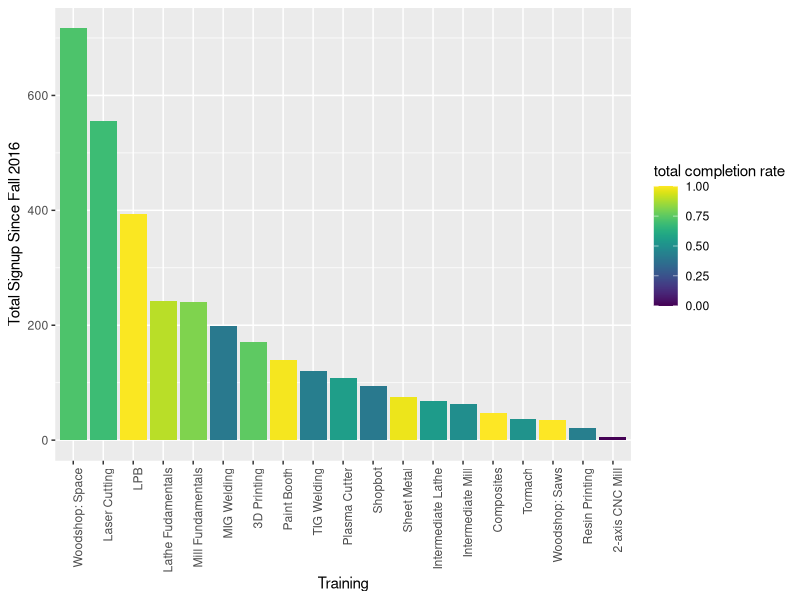
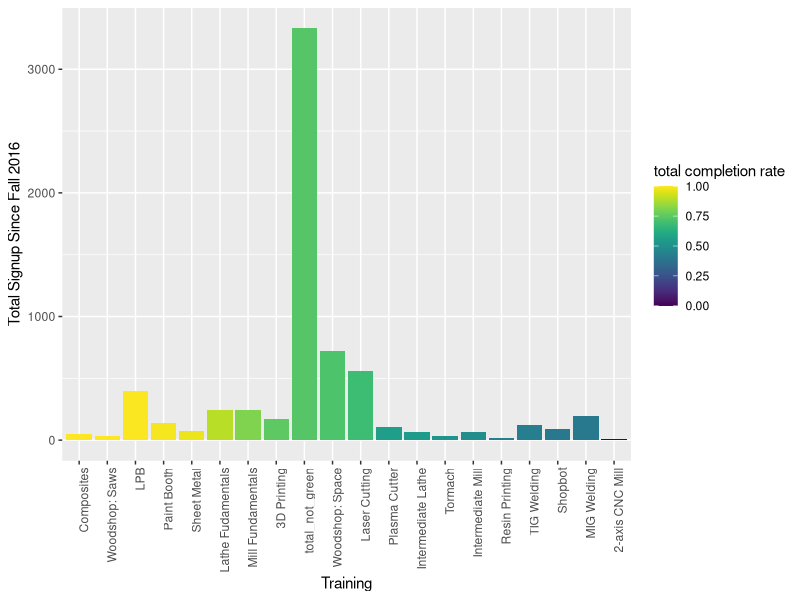
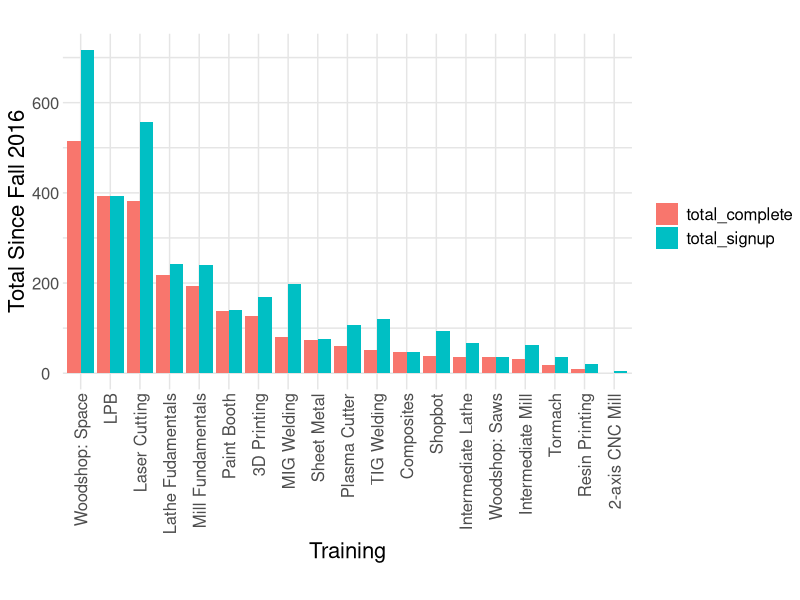

The R source for these figures, in order: (Note: this script raises an error after producing the figures.)
## ---- chunk 1
knitr::opts_chunk$set(echo = TRUE)
library(tidyverse)
library(readxl) 
library(viridis)
library(stringr)
## ---- chunk 2
theme_common <- function() {
  theme_minimal() %+replace%
  theme(
    axis.text.x = element_text(size = 12),
    axis.text.y = element_text(size = 12),
    axis.title.x = element_text(margin = margin(4, 4, 4, 4), size = 16),
    axis.title.y = element_text(margin = margin(4, 4, 4, 4), size = 16, angle = 90),
    legend.title = element_text(size = 16),
    legend.text = element_text(size = 12),
    strip.text.x = element_text(size = 12),
    strip.text.y = element_text(size = 12),
    panel.grid.major = element_line(color = "grey90"),
    panel.grid.minor = element_line(color = "grey90"),
    aspect.ratio = 10/16,
    plot.margin = unit(c(t = +0, b = +0, r = +0, l = +0), "cm"),
    plot.title = element_text(size = 18),
    # plot.title.position = "plot",
    plot.subtitle = element_text(size = 16),
    plot.caption = element_text(size = 12)
  )
}
## ---- chunk 3
col_names <-
  c(
    "training",
    "sp22_signup",
    "sp22_complete",
    "sp22_comp_rate",
    "fa21_signup",
    "fa21_complete",
    "fa21_comp_rate",
    "sp20_signup",
    "sp20_complete",
    "sp20_comp_rate",
    "fa19_signup",
    "fa19_complete",
    "fa19_comp_rate",
    "sp19_signup",
    "sp19_complete",
    "sp19_comp_rate",
    "fa18_signup",
    "fa18_complete",
    "fa18_comp_rate",
    "sp18_signup",
    "sp18_complete",
    "sp18_comp_rate",
    "fa17_signup",
    "fa17_complete",
    "fa17_comp_rate",
    "sp17_signup",
    "sp17_complete",
    "sp17_comp_rate",
    "fa16_signup",
    "fa16_complete",
    "fa16_comp_rate",
    "total_signup",
    "total_complete",
    "total_comp_rate"
  )

df_raw <- read_excel("data/edited_shopTrainingSummary.xlsx", sheet = 2, col_names = col_names, skip = 1)
df_raw
# create total row without green
# make tidy
# df_tidy <-
#   df_raw %>% 
#   pivot_longer(cols = !"training", names_to = "sem_stat", values_to = "stat") %>% 

df_tidy <-
  df_raw %>% 
  pivot_longer(cols = !"training", names_to = "sem", values_to = "val")

df_tidy
## ---- chunk 4
df_raw %>% 
  filter(
    !training %in% c("Total", "Green", "total_not_green"),
    !is.na(training)
  ) %>% 
  ggplot(aes(x = reorder(training, -total_signup), y = total_signup, fill = total_comp_rate)) +
  geom_col() +
  theme(axis.text.x = element_text(angle = 90, hjust = 1)) +
  scale_fill_viridis(name = "total completion rate") +
  xlab("Training") +
  ylab("Total Signup Since Fall 2016")
  
## ---- chunk 5
df_raw %>% 
  filter(
    !training %in% c("Total", "Green"),
    !is.na(training)
  ) %>% 
  ggplot(aes(x = reorder(training, -total_comp_rate), y = total_signup, fill = total_comp_rate)) +
  geom_col() +
  theme(axis.text.x = element_text(angle = 90, hjust = 1)) +
  scale_fill_viridis(name = "total completion rate") +
  xlab("Training") +
  ylab("Total Signup Since Fall 2016")
## ---- chunk 6
df_raw %>% 
  filter(
    !training %in% c("Total", "Green", "total_not_green"),
    !is.na(training)
  ) %>% 
  mutate(
    fully_complete = total_complete
  ) %>% 
  pivot_longer(names_to = "stat", values_to = "val_stat", cols = c("total_signup", "total_complete")) %>% 
  ggplot(aes(x = reorder(training, -fully_complete), y = val_stat, fill = stat)) +
  geom_col(position = "dodge") +
  theme_common() +
  theme(axis.text.x = element_text(angle = 90, hjust = 1)) +
  #scale_fill_viridis(name = "total completion rate") +
  xlab("Training") +
  ylab("Total Since Fall 2016") +
  scale_fill_discrete(name = "")
## ---- chunk 7
# df_raw %>% 
#   filter(training == "3D Printing") %>% 
#   pivot_longer(names_to = "stat", values_to = "val_stat", cols = c(ends_with("complete"), ends_with("signup"), ends_with("rate"))) %>% 
#   filter(!is.na(val_stat)) %>% 
#   ggplot(aes(x = stat, y = val_stat, fill)) +
#   geom_col() +
#     theme(axis.text.x = element_text(angle = 90, hjust = 1)) 

#TODO make graph in right order
df_raw %>% 
  filter(training %in% c("3D Printing", "total_not_green")) %>% 
  select("training", ends_with("complete")) %>% 
  pivot_longer(
    names_to = "complete", 
    values_to = "val_stat", 
    cols = c(
    "sp22_complete",
    "fa21_complete",
    "sp20_complete",
    "fa19_complete",
    "sp19_complete",
    "fa18_complete",
    "sp18_complete",
    "fa17_complete",
    "sp17_complete",
    "fa16_complete",
    "total_complete")
  ) %>% 
  filter(!is.na(val_stat), complete != "total_complete", complete %in% c("sp22_complete", "fa21_complete", "sp20_complete", "fa19_complete")) %>% 
  group_by(complete)  
  mutate(
    perc = sum(val_stat)
  ) %>% 
  #ungroup() %>% 
  mutate(
    perc = val_stat / perc,
    complete = factor(complete, levels = c("fa19_complete", "sp20_complete", "fa21_complete", "sp22_complete"), ordered = TRUE)
  ) %>% 
  filter(training == "3D Printing") %>% 
  # pivot_wider(names_from = "complete", values_from = "val_stat") %>% 
  # add_row(
  #   perc = 
  # )
  ggplot(aes(x = complete, y = val_stat, fill = perc)) +
  geom_col() +
  theme_common() +
  theme(axis.text.x = element_text(angle = 90, hjust = 1)) +
  xlab("Semester") +
  ylab("Count 3D Print Completed Trainings") +
  scale_fill_continuous(name = "Perc of completed \ntrainings that were \n3D printer") +
  scale_x_discrete(labels = c("fa19", "sp20", "fa21", "sp22"))
  #scale_fill_viridis()
## ---- chunk 8
df_3d_total <-
  tribble(
    ~semester, ~num_train, ~ratio,
    "fa19", 38, 38/410,
    "sp20", 7, 7/110,
    "fa21", 59, 59/459,
    "sp22", 24, 24/104
  ) %>% 
  mutate(
    semester = factor(semester, levels = c("fa19", "sp20", "fa21", "sp22"))
  )

df_3d_total %>% 
  ggplot(aes(x = semester, y = num_train, fill = ratio)) +
  geom_col() +
  theme_common() +
  xlab("Semester") +
  ylab("Count 3D Print Completed Trainings") +
  scale_fill_continuous(name = "Perc of completed \ntrainings \n(excl. Green) that were \n3D printer") +
  geom_text(aes(label = num_train), size = 3.2, vjust = -.2, colour = "black")
## ---- chunk 9
df_tidy %>% 
  filter(
    training == "total_not_green", 
    str_detect(sem, "complete"),
    sem != "total_complete"
  ) %>% 
  mutate(
    sem = factor(sem, levels = c("fa16_complete", "sp17_complete", "fa17_complete", "sp18_complete", "fa18_complete", "sp19_complete", "fa19_complete", "sp20_complete", "fa21_complete", "sp22_complete"))
  ) %>% 
  ggplot(aes(x = sem, y = val)) +
  geom_col() +
  theme(axis.text.x = element_text(angle = 90, hjust = 1)) +
  theme_common() +
  scale_x_discrete(labels = c("fa16", "sp17", "fa17", "sp18", "fa18", "sp19", "fa19", "sp20", "fa21", "sp22")) +
  xlab("Semester") +
  ylab("Count Completed Trainings (w/o Green)")
## ---- chunk 10

df_tidy %>% 
  filter(
    str_detect(sem, "complete"),
    training != "total_not_green",
    training != "Total",
    sem != "total_complete"
  ) %>% 
  mutate(
    val = ifelse(is.na(val), 0, val)
  ) %>% 
  filter(sem == "sp22_complete", val != 0) %>% 
  ggplot(aes(x = reorder(training, -val), y = val, fill = training)) +
  geom_col() +
  theme_common() +
  ggtitle("Trainings Spring 2022") +
  theme(axis.text.x = element_text(angle = 90, hjust = 1)) +
  geom_text(aes(label = val), size = 3.2, vjust = -.2, colour = "black") +
  labs(x = "Training", y = "Number Completed") 
 
# 
# # Basic piechart
# ggplot(data, aes(x="", y=value, fill=group)) +
#   geom_bar(stat="identity", width=1, color="white") +
#   coord_polar("y", start=0) +
#   
#   theme_void() # remove background, grid, numeric labels
